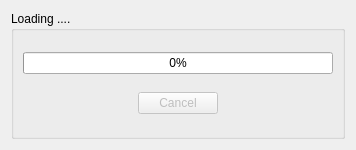
<?xml version="1.0" encoding="UTF-8"?>
<ui version="4.0">
 <class>LoadingWidget</class>
 <widget class="QWidget" name="LoadingWidget">
  <property name="windowModality">
   <enum>Qt::ApplicationModal</enum>
  </property>
  <property name="geometry">
   <rect>
    <x>0</x>
    <y>0</y>
    <width>356</width>
    <height>150</height>
   </rect>
  </property>
  <property name="windowTitle">
   <string>Loading</string>
  </property>
  <property name="windowIcon">
   <iconset resource="res.qrc">
    <normaloff>:/res/img/vls.png</normaloff>:/res/img/vls.png</iconset>
  </property>
  <layout class="QVBoxLayout" name="verticalLayout">
   <item>
    <widget class="QGroupBox" name="groupBox">
     <property name="title">
      <string>Loading ....</string>
     </property>
     <layout class="QVBoxLayout" name="verticalLayout_2">
      <item>
       <widget class="QProgressBar" name="progressBar">
        <property name="value">
         <number>0</number>
        </property>
       </widget>
      </item>
      <item>
       <layout class="QHBoxLayout" name="horizontalLayout">
        <item>
         <spacer name="horizontalSpacer">
          <property name="orientation">
           <enum>Qt::Horizontal</enum>
          </property>
          <property name="sizeHint" stdset="0">
           <size>
            <width>40</width>
            <height>20</height>
           </size>
          </property>
         </spacer>
        </item>
        <item>
         <widget class="QPushButton" name="pushButton">
          <property name="enabled">
           <bool>false</bool>
          </property>
          <property name="text">
           <string>Cancel</string>
          </property>
          <property name="checkable">
           <bool>false</bool>
          </property>
          <property name="checked">
           <bool>false</bool>
          </property>
         </widget>
        </item>
        <item>
         <spacer name="horizontalSpacer_2">
          <property name="orientation">
           <enum>Qt::Horizontal</enum>
          </property>
          <property name="sizeHint" stdset="0">
           <size>
            <width>40</width>
            <height>20</height>
           </size>
          </property>
         </spacer>
        </item>
       </layout>
      </item>
     </layout>
    </widget>
   </item>
  </layout>
 </widget>
 <resources>
  <include location="res.qrc"/>
 </resources>
 <connections/>
</ui>
